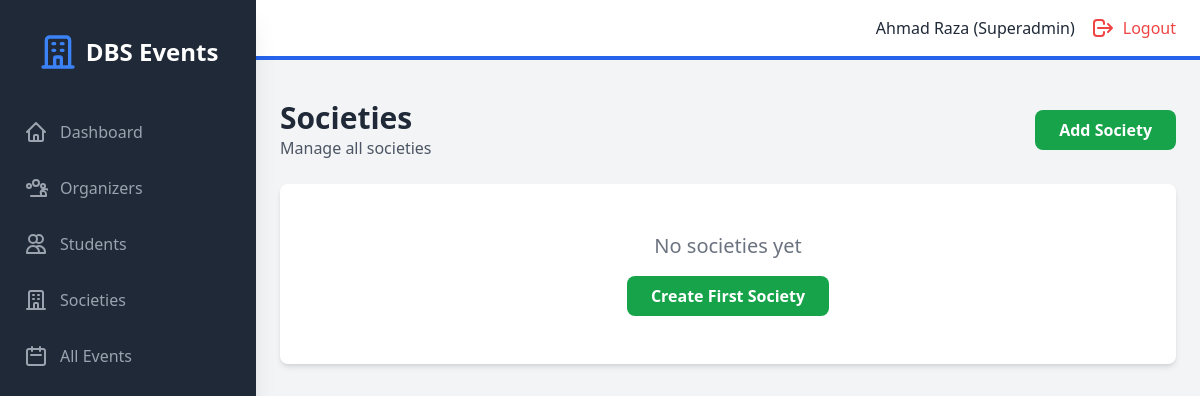
/admin/societies (signed in), run on an earlier commit of the app's database.
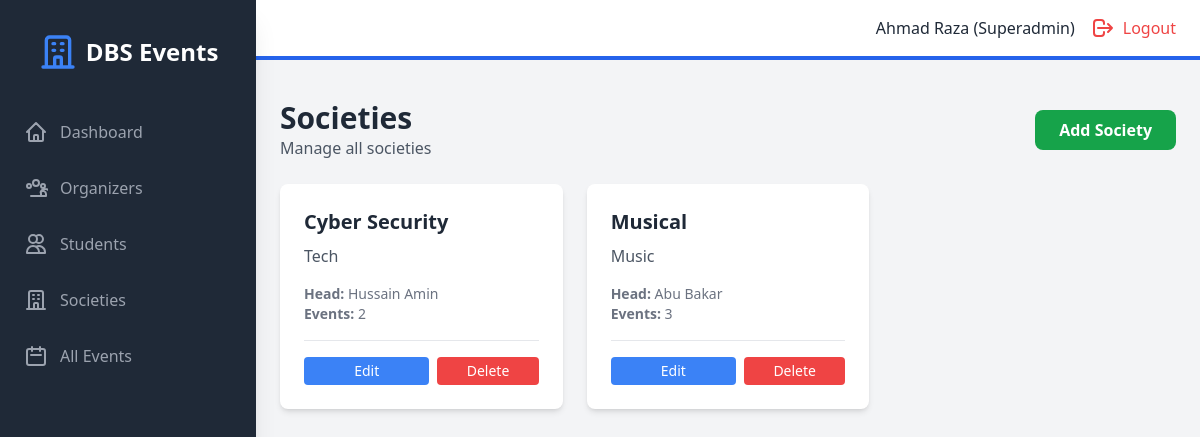
And on a later commit of the database.
### models.py (models this page shows, shortened)
class Society(db.Model):
    id = db.Column(db.Integer, primary_key=True)
    name = db.Column(db.String(100), nullable=False, unique=True)
    description = db.Column(db.Text, nullable=True)
    society_head_id = db.Column(db.Integer, db.ForeignKey('user.id'), nullable=False)
    created_at = db.Column(db.DateTime, default=datetime.utcnow)
    events = db.relationship('Event', backref='society', lazy=True)

class User(UserMixin, db.Model):
    id = db.Column(db.Integer, primary_key=True)
    student_number = db.Column(db.String(50), unique=True, nullable=True)
    email = db.Column(db.String(120), unique=True, nullable=False)
    password_hash = db.Column(db.String(200), nullable=False)
    name = db.Column(db.String(100), nullable=False)
    role = db.Column(db.String(20), nullable=False)  # superadmin, organizer, student
    created_at = db.Column(db.DateTime, default=datetime.utcnow)
    societies = db.relationship('Society', backref='head', lazy=True)
    events_created = db.relationship('Event', backref='creator', lazy=True)
    registrations = db.relationship('Registration', backref='student', lazy=True)

### backend/routes/admin.py (the view)
@admin_bp.route("/admin/societies", endpoint="admin_societies")
@admin_required
def admin_societies():
    societies = Society.query.all()
    return render_template("admin/societies.html", societies=societies)

### backend/main.py (called while the page is built)
@login_manager.user_loader
def load_user(user_id):
    return User.query.get(int(user_id))

### frontend/templates/admin/societies.html (shortened to what this page needs)
{% extends "base.html" %}
{% block auth_content %}
<div class="mb-6 flex justify-between items-center">
    <div>
        <h1 class="text-3xl font-bold text-gray-800">Societies</h1>
        <p class="text-gray-600">Manage all societies</p>
    </div>
    <a href="{{ url_for('admin.admin_add_society') }}" class="bg-green-600 text-white px-6 py-2 rounded-lg hover:bg-green-700 font-semibold">
        Add Society
    </a>
</div>
{% if societies %}
<div class="grid grid-cols-1 md:grid-cols-2 lg:grid-cols-3 gap-6">
    {% for society in societies %}
    <div class="bg-white rounded-lg shadow-md p-6 hover:shadow-lg transition">
        <h3 class="text-xl font-bold text-gray-800 mb-2">{{ society.name }}</h3>
        <p class="text-gray-600 mb-4">{{ society.description }}</p>
        <div class="text-sm text-gray-500">
            <p><span class="font-semibold">Head:</span> {{ society.head.name }}</p>
            <p><span class="font-semibold">Events:</span> {{ society.events|length }}</p>
        </div>
        <div class="mt-4 pt-4 border-t flex space-x-2">
            <a href="{{ url_for('admin.admin_edit_society', society_id=society.id) }}"
               class="flex-1 bg-blue-500 text-white px-3 py-1 rounded text-sm hover:bg-blue-600 transition text-center">
                Edit
            </a>
            <form method="POST" action="{{ url_for('admin.admin_delete_society', society_id=society.id) }}"
                  onsubmit="return confirm('Are you sure you want to delete {{ society.name }}?')"
                  class="flex-1">
                <button type="submit" class="w-full bg-red-500 text-white px-3 py-1 rounded text-sm hover:bg-red-600 transition">
                    Delete
                </button>
            </form>
        </div>
    </div>
    {% endfor %}
</div>
{% else %}
<div class="text-center py-12 bg-white rounded-lg shadow-md">
    <p class="text-gray-500 text-xl">No societies yet</p>
    <a href="{{ url_for('admin.admin_add_society') }}" class="inline-block bg-green-600 text-white px-6 py-2 rounded-lg hover:bg-green-700 font-semibold mt-4">
        Create First Society
    </a>
</div>
{% endif %}
{% endblock %}

What changed in the data, as far as the page shows it:
added Society: name "Cyber Security", description "Tech", head.name "Hussain Amin", events|length "2"
added Society: name "Musical", description "Music", head.name "Abu Bakar", events|length "3"
Also different on the page:
text no longer shown: "No societies yet Create First Society"
